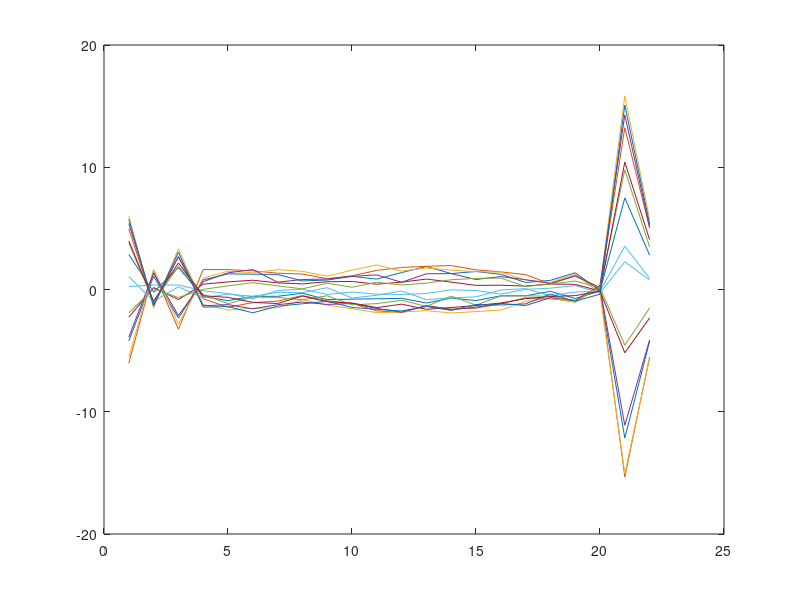

This figure's MATLAB source: (Note: this script raises an error after producing the figure.)
% 
clear;

forwardModel = importdata('model/mBrainLeadfield.mat');

% model.noiseMean = 0; model.sigma = 0.2; % Noise std deviation
% model.beta = (1/model.sigma.^2);
% s = RandStream('mt19937ar','Seed',2);
% s = RandStream('mt19937ar','Seed','shuffle');
% RandStream.setGlobalStream(s);

reducedSize=768;
A = forwardModel(:,1:reducedSize);

model.alpha = 2;

timeSteps=15;  %20;    

numSamples = size(A,1);     % The number og sensors corresponds to sample size..
% numSensors = size(A,1);   % The number og sensors corresponds to sample size..

numFuncs = size(A,2);
numActiveFuncs=32;

activeIndexes = unique(int16(unifrnd(1,reducedSize, [1 numActiveFuncs])));
% activeIndexes = 2;1:numFuncs;
% activeIndexes = [4 8];

model.w = zeros(numFuncs,1);
model.w(activeIndexes) = normrnd(0,sqrt(1/model.alpha), [1 size(activeIndexes)]);

x=model.w*sin((1:timeSteps)*0.5);
% x(activeIndexes) = sin((1:timeSteps)*0.5);

% x(1)=0;
% x=[1:10]';
% x=sin((1:timeSteps)*0.5);

% y = zeros(numSamples,timeSteps);
% Phi = zeros(numSamples,timeSteps);


% y=0;
% y=[];

% for i=1:numSamples % = numSensors = 22
%     y(i) = A(i,:)*(model.w.*x);
% end
% y = A*(model.w.*x);
%%
y = A*x;

Phi = zeros(numSamples, numFuncs, timeSteps);
for t=1:timeSteps
    for i=1:numSamples
        Phi(i,:,t) = A(i,:).*x(:,t)';
    end
end

% surf(y)
% %%
% for i=activeIndexes
% %     offset=randn;
% %     scale=2;
%     for t=1:timeSteps
% %         x(i,t) = scale * sin(t+offset*pi);
%         x(i,t) = sin(t);
%     end
% end
% [rows, ~] = find(x);
% % plot(1:timeSteps, x(unique(rows),:) )
% clearvars 'offset' 'scale' 'i' 't' 'rows'

%% Construct sensor measurement

trueBeta=20;
noise = normrnd(0, sqrt(1/trueBeta), [size(A,1) timeSteps]);
% y = A * x + noise;
y = y + noise;

figure(1)
plot(y)

% plot(1:timeSteps, y)
% surf(y)

%% Determine sparsity 

alpha_init = eye(size(A,2));
% alpha_init(find(alpha_init)) = rand(1,size(A,2));
alpha_init(logical(eye(size(alpha_init)))) = rand(1,size(A,2));
beta_init = rand;

% Phi = A * x....   % Phi->size(22,numFuncs);

% disp('Start working on larger time windows');

Q = zeros(numFuncs, numFuncs, timeSteps);
beta = zeros(1, timeSteps);
llh = zeros(1, timeSteps);
mn = zeros(numFuncs, timeSteps);
for i = 1:timeSteps
    
    [Q(:,:,i), beta(i), mn(:,i), llh(i)] = maximum_evidence_multi(alpha_init, beta_init, Phi(:,:,i), y(:,i));
    alpha_init = Q(:,:,i);
    beta_init = beta(i);
    i
end

Q = mean(Q,3);

%
estimatedIndexes=find(diag(Q) ~= 1e4);

%%

% disp('True & estimated');
% disp([model.w mean(mn,2)]);

% disp('Is this estimate reconstruction correct?');
% xEstimate=((Q * A') /(1/mean(beta)*eye(size(A,1)) + A*Q*A'))*y;


disp('Does this estimate need to be normalized by amplitude of Q??');

xEstimate = zeros(numFuncs, timeSteps);
for i=1:timeSteps
    xEstimate(:,i) = y(:,i)'/(Q*A');
end

%%%
figure(100)
subplot(4,1,1), plot(x); title('True x');
subplot(4,1,2), plot(y); title('Forward model output');
subplot(4,1,3), plot(xEstimate); title('Reconstructed x');
subplot(4,1,4), plot(A*xEstimate); title('Reconstructed model output (noise missing)');

%%

figure(1)
surf(x), view(90,0);
figure(2)
surf(xEstimate), view(90,0);


%%
figure(3)


for i=1:4
    idx=activeIndexes(i);
    subplot(4,4,i), plot(1:timeSteps,xEstimate(idx,:));
    title('Source reconstructed signal');
    subplot(4,4,i+4), plot(1:timeSteps,x(idx,:));
    title('Simulated source signal');
end
for i=5:8
    idx=activeIndexes(i);
    subplot(4,4,4+i), plot(1:timeSteps,xEstimate(idx,:));
    title('Source reconstructed signal');
    subplot(4,4,8+i), plot(1:timeSteps,x(idx,:));
    title('Simulated source signal');
end
%%
xEstimate = y'/(A');
% x_est_alt= (A')/(y');

% figure(1)
% surf(x)
figure(2)
surf(xEstimate'), view(90,0);
% figure(3)
% surf(x_est_alt')
